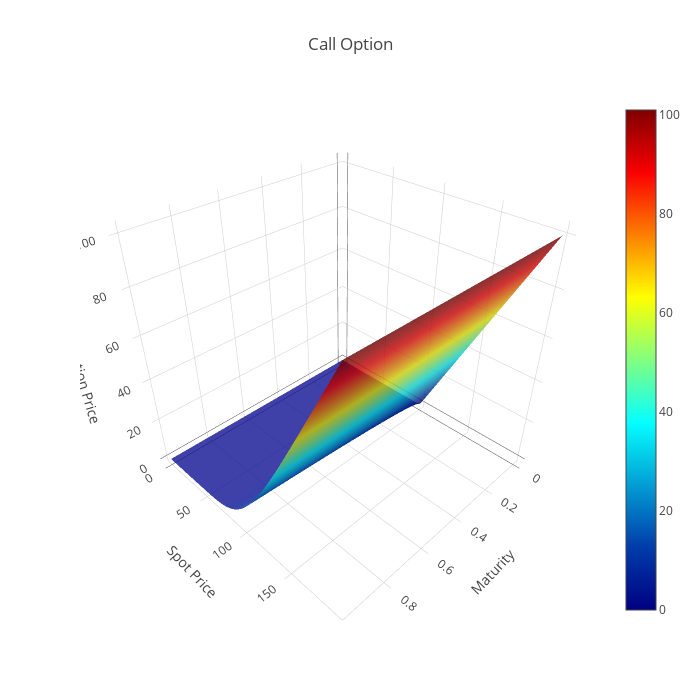

The code cell stored with this chart in its notebook:
### Code cell
trace = go.Surface(x=T, y=S, z=Call_Value, colorscale='Jet', opacity=0.8) 
# print(trace)
data = [trace] 
layout = go.Layout(title='Call Option', 
                    scene={'xaxis':{'title':'Maturity'}, 'yaxis':{'title':'Spot Price'}, 'zaxis':{'title':'Option Price'}}, width=700, height=700, autosize=False, margin=dict(pad=0)) 
fig = go.Figure(data=data, layout=layout) 
iplot(fig)

### Figure 1 — Plotly figure (JSON) as saved in the notebook; plotly's stock layout.template omitted (floating-point values rounded to 4 significant figures; data arrays with more than 128 entries replaced by an {"elided": "..."} marker saying what was removed)
{"data": [{"colorscale": "Jet", "opacity": 0.8, "type": "surface", "uid": "f9176654-c38f-48d8-a853-3c855108c1fc", "x": {"elided": "100x100 float values"}, "y": {"elided": "100x100 float values"}, "z": {"elided": "100x100 float values"}}], "layout": {"autosize": false, "height": 700, "margin": {"pad": 0}, "scene": {"xaxis": {"title": {"text": "Maturity"}}, "yaxis": {"title": {"text": "Spot Price"}}, "zaxis": {"title": {"text": "Option Price"}}}, "title": {"text": "Call Option"}, "width": 700}}
